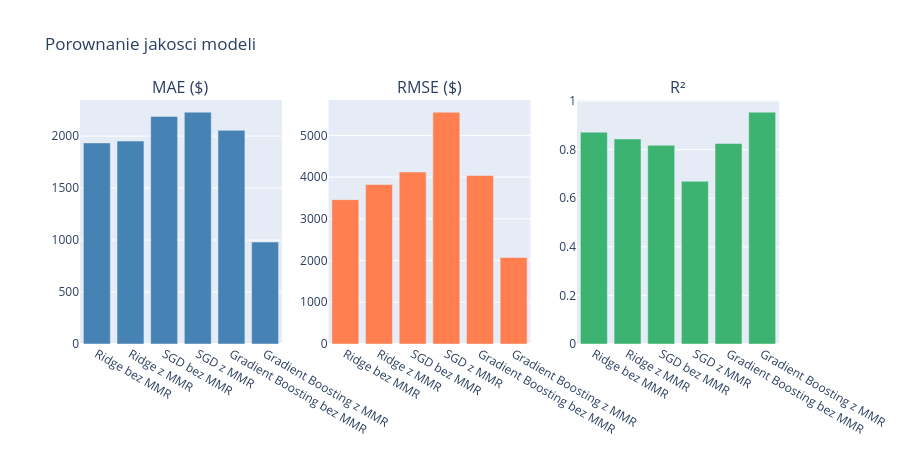

This figure's notebook cell:
### Markdown cell above
### Przedstawienie wynikow w interaktywny sposob

### Code cell
from plotly.subplots import make_subplots

fig = make_subplots(rows=1, cols=3, subplot_titles=["MAE ($)", "RMSE ($)", "R²"])

fig.add_trace(go.Bar(
    x=models, y=results_df["MAE"], marker_color="steelblue",
    hovertemplate="<b>%{x}</b><br>MAE: $%{y:,.0f}<extra></extra>",
), row=1, col=1)

fig.add_trace(go.Bar(
    x=models, y=results_df["RMSE"], marker_color="coral",
    hovertemplate="<b>%{x}</b><br>RMSE: $%{y:,.0f}<extra></extra>",
), row=1, col=2)

fig.add_trace(go.Bar(
    x=models, y=results_df["R2"], marker_color="mediumseagreen",
    hovertemplate="<b>%{x}</b><br>R²: %{y:.3f}<extra></extra>",
), row=1, col=3)

fig.update_layout(title="Porownanie jakosci modeli", showlegend=False, height=450)
fig.update_xaxes(tickangle=30)
fig.show()

### Figure 1 — Plotly figure (JSON) as saved in the notebook; plotly's stock layout.template omitted (floating-point values rounded to 4 significant figures)
{"data": [{"hovertemplate": "<b>%{x}</b><br>MAE: $%{y:,.0f}<extra></extra>", "marker": {"color": "steelblue"}, "type": "bar", "x": ["Ridge bez MMR", "Ridge z MMR", "SGD bez MMR", "SGD z MMR", "Gradient Boosting bez MMR", "Gradient Boosting z MMR"], "xaxis": "x", "y": [1935.0, 1953.0, 2190.0, 2230.0, 2056.0, 980.8], "yaxis": "y"}, {"hovertemplate": "<b>%{x}</b><br>RMSE: $%{y:,.0f}<extra></extra>", "marker": {"color": "coral"}, "type": "bar", "x": ["Ridge bez MMR", "Ridge z MMR", "SGD bez MMR", "SGD z MMR", "Gradient Boosting bez MMR", "Gradient Boosting z MMR"], "xaxis": "x2", "y": [3459.0, 3820.0, 4122.0, 5555.0, 4038.0, 2074.0], "yaxis": "y2"}, {"hovertemplate": "<b>%{x}</b><br>R²: %{y:.3f}<extra></extra>", "marker": {"color": "mediumseagreen"}, "type": "bar", "x": ["Ridge bez MMR", "Ridge z MMR", "SGD bez MMR", "SGD z MMR", "Gradient Boosting bez MMR", "Gradient Boosting z MMR"], "xaxis": "x3", "y": [0.8719, 0.8438, 0.8181, 0.6695, 0.8254, 0.9539], "yaxis": "y3"}], "layout": {"annotations": [{"font": {"size": 16}, "showarrow": false, "text": "MAE ($)", "x": 0.1444, "xanchor": "center", "xref": "paper", "y": 1, "yanchor": "bottom", "yref": "paper"}, {"font": {"size": 16}, "showarrow": false, "text": "RMSE ($)", "x": 0.5, "xanchor": "center", "xref": "paper", "y": 1, "yanchor": "bottom", "yref": "paper"}, {"font": {"size": 16}, "showarrow": false, "text": "R²", "x": 0.8556, "xanchor": "center", "xref": "paper", "y": 1, "yanchor": "bottom", "yref": "paper"}], "height": 450, "showlegend": false, "title": {"text": "Porownanie jakosci modeli"}, "xaxis": {"anchor": "y", "domain": [0, 0.2889], "tickangle": 30}, "xaxis2": {"anchor": "y2", "domain": [0.3556, 0.6444], "tickangle": 30}, "xaxis3": {"anchor": "y3", "domain": [0.7111, 1], "tickangle": 30}, "yaxis": {"anchor": "x", "domain": [0, 1]}, "yaxis2": {"anchor": "x2", "domain": [0, 1]}, "yaxis3": {"anchor": "x3", "domain": [0, 1]}}}
